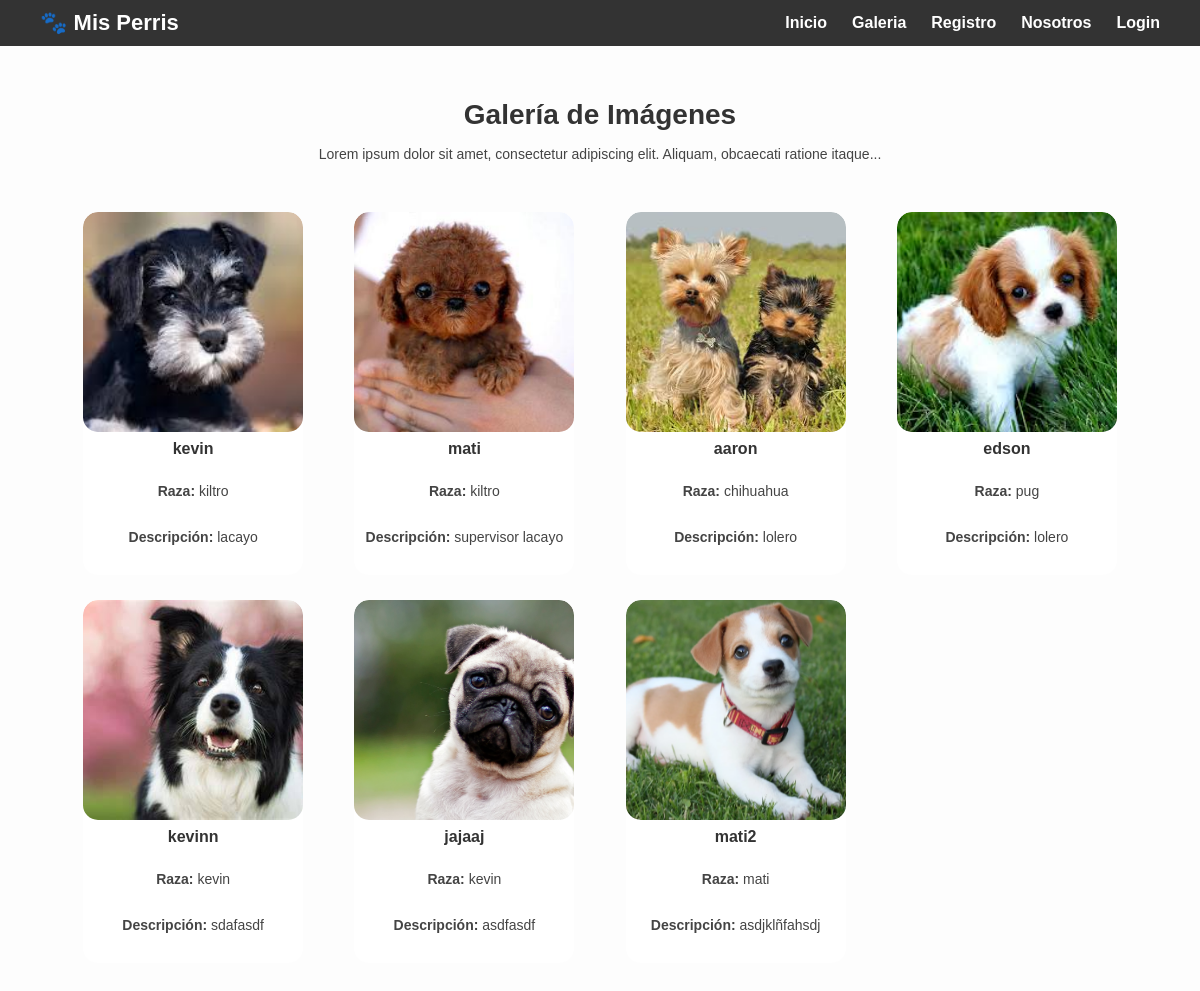
Page /galeria/ on the committed database.
### mascotas/models.py (models this page shows, shortened)
class Mascotas(models.Model):
    nombre = models.CharField(max_length=100)
    raza = models.CharField(max_length=100)
    descripcion = models.TextField()
    foto= models.ImageField(upload_to='images/')
    class Meta():
        db_table = 'mascota'
        verbose_name = 'Mascota'
        verbose_name_plural = 'Mascotas'

### mascotas/views.py (the view)
# urls.py: path('galeria/', galeria, name="galeria"),
def galeria(request):
    mascotas = Mascotas.objects.all()
    data = {'mascotas': mascotas }
    return render(request, 'galeria.html', data)

### mascotas/templates/galeria.html (shortened to what this page needs)
{% extends "base.html" %}
{% load static %}
{% block content %}
<section class="imagen">
    <h1>Galería de Imágenes</h1>
    <p>Lorem ipsum dolor sit amet, consectetur adipiscing elit. Aliquam, obcaecati ratione itaque...</p>
    <div class="galeria">
      {% for emp in mascotas %}
      <div class="card-perro">
        <img src="{% static '' %}{{ emp.foto }}" alt="{{ emp.nombre }}">
        <h2>{{ emp.nombre }}</h2>
        <p><strong>Raza:</strong> {{ emp.raza }}</p>
        <p><strong>Descripción:</strong> {{ emp.descripcion }}</p>
      </div>
      {% endfor %}
    </div>
</section>
{% endblock %}

### administracion/templates/base.html (shortened to what this page needs)
{% load static %}
<!DOCTYPE html>
<html lang="es">
<head>
  <link rel="stylesheet" href="{% static 'css/style.css' %}?v=1">
</head>
<body>
  <nav>
      <h1>🐾 Mis Perris</h1>
      <ul>
        <li><a href="{% url 'inicio' %}">Inicio</a></li>
        <li><a href="{% url 'galeria' %}">Galeria</a></li>
        <li><a href="{% url 'registro' %}">Registro</a></li>
        <li><a href="{% url 'nosotros' %}">Nosotros</a></li>
        {% if user.is_authenticated %}
          <li><a href="{% url 'logout' %}">Cerrar sesión</a></li>
        {% else %}
          <li><a href="{% url 'login' %}">Login</a></li>
        {% endif %}
      </ul>
  </nav>
  <main>
      {% block content %}{% endblock %}
  </main>
</body>
</html>

### static/css/style.css (style rules this page uses)
h2 { font-weight: 600; margin-bottom: 25px; }
body { margin: 0; font-family: Arial, sans-serif; background: #fff; color: #333; }
nav { background: #333; color: white; display: flex; justify-content: space-between; align-items: center; padding: 10px 40px; }
nav h1 { font-size: 22px; font-weight: bold; margin: 0; display: flex; align-items: center; }
nav ul { list-style: none; display: flex; margin: 0; padding: 0; }
nav ul li { margin-left: 25px; }
nav ul li a { text-decoration: none; color: white; font-weight: bold; }
.imagen { text-align: center; padding: 30px; }
.imagen h1 { font-size: 28px; font-weight: bold; margin-bottom: 15px; }
.imagen p { max-width: 800px; margin: 0 auto 30px; font-size: 14px; color: #444; }
.galeria { display: grid; grid-template-columns: repeat(auto-fill, minmax(220px, 1fr)); gap: 25px; padding: 20px 40px; justify-items: center; }
.card-perro { background: white; border-radius: 15px; overflow: hidden; text-align: center; transition: transform 0.3s; }
.card-perro img { width: 220px; height: 220px; object-fit: cover; border-radius: 15px; display: block; margin: 0 auto; }
.card-perro h2 { margin-top: 8px; font-size: 16px; font-family: 'Comic Sans MS', cursive, sans-serif; }
body { font-family: Arial, sans-serif; background-color: #fdfdfd; margin: 0; padding: 0; }

### rows in the picture
Mascotas: foto (picture), nombre "kevin", raza "kiltro", descripcion "lacayo"
Mascotas: foto (picture), nombre "mati", raza "kiltro", descripcion "supervisor lacayo"
Mascotas: foto (picture), nombre "aaron", raza "chihuahua", descripcion "lolero"
Mascotas: foto (picture), nombre "edson", raza "pug", descripcion "lolero"
Mascotas: foto (picture), nombre "kevinn", raza "kevin", descripcion "sdafasdf"
Mascotas: foto (picture), nombre "jajaaj", raza "kevin", descripcion "asdfasdf"
Mascotas: foto (picture), nombre "mati2", raza "mati", descripcion "asdjklñfahsdj"
